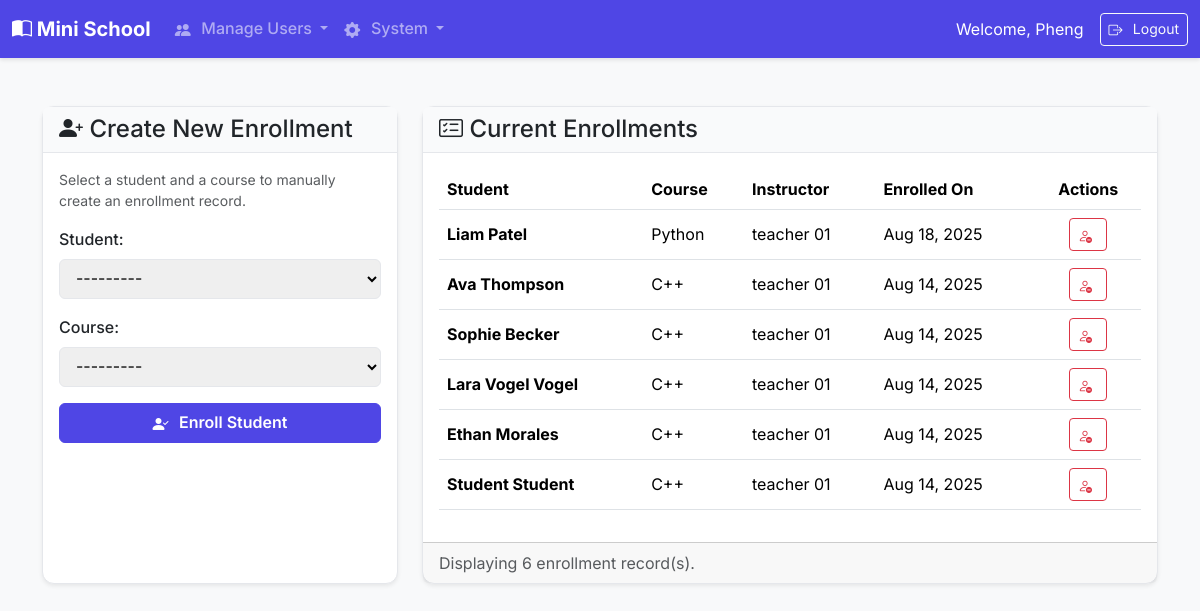
The page /employee/enrollments/ (signed in) on the database its author committed.
### core/models.py (models this page shows, shortened)
class User(AbstractUser):
    class Role(models.TextChoices):
        EMPLOYEE = "EMPLOYEE", "Employee"
        INSTRUCTOR = "INSTRUCTOR", "Instructor"
        STUDENT = "STUDENT", "Student"
    role = models.CharField(max_length=50, choices=Role.choices)
    student_id = models.CharField(
        max_length=20,
        unique=True,
        blank=True,
        null=True,
        help_text="Required only for students."
    )
    date_of_birth = models.DateField(
        blank=True,
        null=True
    )

class Enrollment(models.Model):
    student = models.ForeignKey(User, on_delete=models.CASCADE, limit_choices_to={'role': User.Role.STUDENT})
    course = models.ForeignKey(Course, on_delete=models.CASCADE)
    enrolled_on = models.DateTimeField(auto_now_add=True)
    class Meta:
        unique_together = ('student', 'course')

class Course(models.Model):
    title = models.CharField(max_length=200)
    description = models.TextField()
    category = models.ForeignKey(Category, on_delete=models.PROTECT, related_name='courses')
    instructor = models.ForeignKey(
        User,
        on_delete=models.SET_NULL,
        null=True,
        blank=True,
        limit_choices_to={'role': User.Role.INSTRUCTOR}
    )
    created_at = models.DateTimeField(auto_now_add=True)

### core/views.py (the view)
# urls.py: path('employee/enrollments/', views.manage_enrollments, name='manage_enrollments'),
@employee_required
def manage_enrollments(request):
    if request.method == 'POST':
        form = EnrollmentForm(request.POST)
        if form.is_valid():
            try:
                form.save()
                messages.success(request, "Enrollment created successfully!")
            except Exception:
                messages.error(request, "Could not create enrollment. The student may already be enrolled.")
            return redirect('manage_enrollments')
    else:
        form = EnrollmentForm()
    all_enrollments = Enrollment.objects.select_related('student', 'course', 'course__instructor').order_by('-enrolled_on')
    context = {'form': form, 'enrollments': all_enrollments}
    return render(request, 'employee/manage_enrollments.html', context)

### core/forms.py
class EnrollmentForm(forms.ModelForm):
    class Meta:
        model = Enrollment
        fields = ['student', 'course']
    def __init__(self, *args, **kwargs):
        super().__init__(*args, **kwargs)
        self.fields['student'].label_from_instance = lambda obj: f"{obj.get_full_name()} ({obj.username})"
        self.fields['course'].label_from_instance = lambda obj: f"{obj.title}"

### templates/employee/manage_enrollments.html (shortened to what this page needs)
{% extends 'base.html' %}
{% block content %}
<div class="row g-4">
    <div class="col-lg-4">
        <div class="card shadow-sm h-100">
            <div class="card-header">
                <h4 class="mb-0"><i class="bi bi-person-plus-fill"></i> Create New Enrollment</h4>
            </div>
            <div class="card-body">
                <p class="text-muted small">Select a student and a course to manually create an enrollment record.</p>
                <form method="POST" action="">
                    {{ form.as_p }}
                    <div class="d-grid mt-3">
                        <button type="submit" class="btn btn-primary">
                            <i class="bi bi-person-check-fill"></i> Enroll Student
                        </button>
                    </div>
                </form>
            </div>
        </div>
    </div>
    <div class="col-lg-8">
        <div class="card shadow-sm">
            <div class="card-header">
                <h4 class="mb-0"><i class="bi bi-card-checklist"></i> Current Enrollments</h4>
            </div>
            <div class="card-body">
                <div class="table-responsive">
                    <table class="table table-hover align-middle">
                        <thead>
                            <tr>
                                <th>Student</th>
                                <th>Course</th>
                                <th>Instructor</th>
                                <th>Enrolled On</th>
                                <th class="text-center">Actions</th>
                            </tr>
                        </thead>
                        <tbody>
                            {% for enrollment in enrollments %}
                            <tr>
                                <td><strong>{{ enrollment.student.get_full_name|default:enrollment.student.username }}</strong></td>
                                <td>{{ enrollment.course.title }}</td>
                                <td>{{ enrollment.course.instructor.get_full_name|default:"N/A" }}</td>
                                <td>{{ enrollment.enrolled_on|date:"M d, Y" }}</td>
                                <td class="text-center">
                                    <form method="POST" action="{% url 'remove_enrollment' enrollment.id %}" onsubmit="return confirm('Are you sure you want to remove this enrollment? This will un-enroll the student from the course.');">
                                        <button type="submit" class="btn btn-sm btn-outline-danger" title="Remove Enrollment">
                                            <i class="bi bi-person-dash"></i>
                                        </button>
                                    </form>
                                </td>
                            </tr>
                            {% endfor %}
                        </tbody>
                    </table>
                </div>
            </div>
            <div class="card-footer text-muted">
                Displaying {{ enrollments.count }} enrollment record(s).
            </div>
        </div>
    </div>
</div>
{% endblock %}

### templates/base.html (shortened to what this page needs)
{% load static %}
<!doctype html>
<html lang="en">
<head>
    <link href="https://cdn.jsdelivr.net/npm/bootstrap@5.3.2/dist/css/bootstrap.min.css" rel="stylesheet">
    <link rel="stylesheet" href="{% static 'css/custom.css' %}">
</head>
<body>
<nav class="navbar navbar-expand-lg navbar-dark bg-dark">
    <div class="container-fluid">
        <a class="navbar-brand" href="{% if user.is_authenticated %}{% url 'dashboard' %}{% else %}{% url 'login' %}{% endif %}">
            <i class="bi bi-book-half"></i> Mini School
        </a>
        <div class="collapse navbar-collapse" id="navbarNav">
            <ul class="navbar-nav me-auto mb-2 mb-lg-0">
                {% if user.is_authenticated %}
                    {% if user.role == 'EMPLOYEE' %}
                        <li class="nav-item dropdown">
                            <a class="nav-link dropdown-toggle" href="#" role="button" data-bs-toggle="dropdown" aria-expanded="false">
                                <i class="bi bi-people-fill"></i> Manage Users
                            </a>
                        </li>
                        <li class="nav-item dropdown">
                            <a class="nav-link dropdown-toggle" href="#" role="button" data-bs-toggle="dropdown" aria-expanded="false">
                                <i class="bi bi-gear-fill"></i> System
                            </a>
                        </li>
                    {% endif %}
                {% endif %}
            </ul>
            <div class="d-flex align-items-center">
                {% if user.is_authenticated %}
                    <span class="navbar-text text-white me-3">
                        Welcome, {{ user.username }}
                    </span>
                    <form method="post" action="{% url 'logout' %}">
                        <button type="submit" class="btn btn-outline-light btn-sm"><i class="bi bi-box-arrow-right"></i> Logout</button>
                    </form>
                {% else %}
                     <a href="{% url 'login' %}" class="btn btn-outline-light"><i class="bi bi-box-arrow-in-right"></i> Login</a>
                {% endif %}
            </div>
        </div>
    </div>
</nav>
<main class="container my-5">
    {% block content %}
    {% endblock %}
</main>
</body>
</html>

### static/css/custom.css (style rules this page uses)
:root { --primary-color: #4f46e5; --secondary-color: #6b7280; --background-color: #f8f9fa; --surface-color: #ffffff; --text-color: #111827; --border-color: #e5e7eb; }
body { font-family: 'Inter', sans-serif; background-color: var(--background-color); color: var(--text-color); }
.navbar.bg-dark { background-color: var(--primary-color) !important; box-shadow: 0 2px 4px rgba(0,0,0,0.1); }
.navbar-brand { font-weight: 700; font-size: 1.25rem; }
.nav-link { font-weight: 500; }
.btn-primary { background-color: var(--primary-color); border-color: var(--primary-color); font-weight: 600; }
.card { border: 1px solid var(--border-color); border-radius: 0.75rem; background-color: var(--surface-color); }
.card-header { background-color: #f9fafb; border-bottom: 1px solid var(--border-color); font-weight: 600; }
.btn i, .nav-link i, .dropdown-item i { margin-right: 0.4rem; vertical-align: -2px; }

### templates/employee/manage_enrollments.html (style rules this page uses)
form p { margin-bottom: 1rem; }
form p label { display: block; margin-bottom: .5rem; font-weight: 500; }
form p select { width: 100%; padding: .5rem .75rem; font-size: 1rem; border: 1px solid var(--border-color); border-radius: .375rem; }

### rows shown on the page
User: username "Pheng"
Enrollment: student.get_full_name "Liam Patel", course "Python", course.instructor.get_full_name "teacher 01", enrolled_on "Aug 18, 2025"
Enrollment: student.get_full_name "Ava Thompson", course "C++", course.instructor.get_full_name "teacher 01", enrolled_on "Aug 14, 2025"
Enrollment: student.get_full_name "Sophie Becker", course "C++", course.instructor.get_full_name "teacher 01", enrolled_on "Aug 14, 2025"
Enrollment: student.get_full_name "Lara Vogel Vogel", course "C++", course.instructor.get_full_name "teacher 01", enrolled_on "Aug 14, 2025"
Enrollment: student.get_full_name "Ethan Morales", course "C++", course.instructor.get_full_name "teacher 01", enrolled_on "Aug 14, 2025"
Enrollment: student.get_full_name "Student Student", course "C++", course.instructor.get_full_name "teacher 01", enrolled_on "Aug 14, 2025"

### other values the page prints
{{ enrollments.count }} "6"
